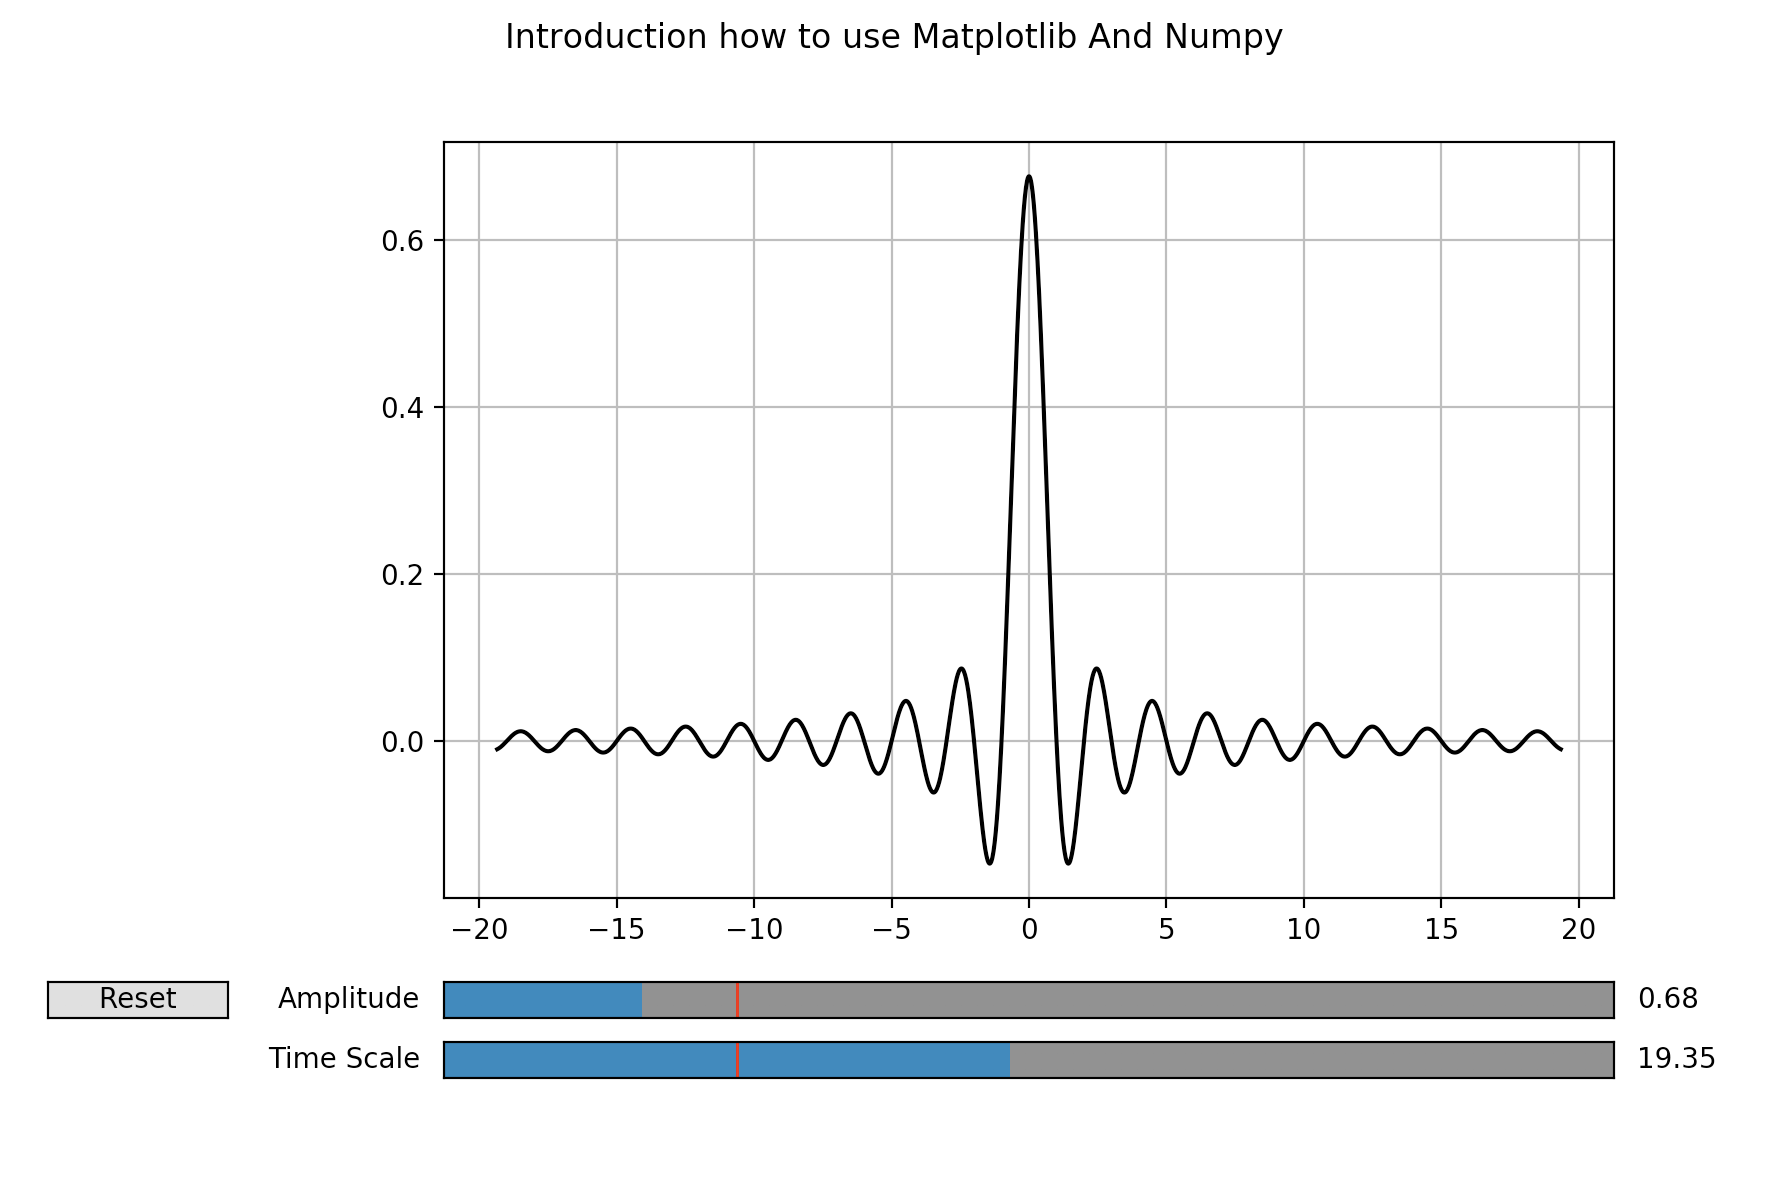

Write the Python code that produced this figure.
# Image Processing - Fall 2017 - IAUD
# Written by Aryan Alikhani
#
# Introduction how to use Matplotlib And Numpy
# visit https://github.com/ary4n/opencv-numpy-tutorials
#

# numpy is a common way to build and manipulate matrix operations in a simples posible way, just as awesome as matlab is.
import numpy as np
# cv library, it is not used here, just for making sure that it has been installed successfully, were gonna use it in future!
import cv2
# matplotlib is also a common library mostly used for visualizing data just like matlab ploting library, powerfull and handy.
from matplotlib import pyplot as plt
# matplotlib widgets library, the amazing Slider that we have used in this example
import matplotlib.widgets as widget



# defining sinc(t) function for testing some matplotlib functionalities.
# ampl parameter is defined as global function and used in sinc(t) function, actually we could do such a thing because we
# are writung in python and python is very high level language which automaticaly free and release memory at runtime,
# so dont be worry about this.
ampl = 1
def sinc(t):
	# t is a sequence array user for interpolating time
	# we used numpy math to create out sinc function! just like this.
	return ampl * (np.sin(np.pi * t) / (np.pi * t))


# now create a time steps array, given this to function as x(input), will interpolate y(output)
time_steps = np.arange(-10.0, 10.0, 0.02)


# make sure that we are running on console
if __name__ == '__main__':
	# create a ploting view first argument is number of rows and second is number of columns, we just need one ploting view so ..
	window, ploting_context = plt.subplots(1, 1, sharey='row', figsize=(9, 6))

	# set some titles
	window.canvas.set_window_title('Figure')
	window.suptitle('Introduction how to use Matplotlib And Numpy')
	# adjust ploting margins
	window.subplots_adjust(left=0.25, bottom=0.25)



	# enable grids
	ploting_context.grid()


	# now that we have created our ploting context, now we could add a plot, the first parameter is a array of numbers which it represents
	# a timing steps, and second argument is going to be out sinc(t) function that get timing steps as input to create our desired output.
	plot1, = ploting_context.plot(time_steps, sinc(time_steps), 'k')


	# so! now that we have ploted our sinc(t) function lets add some cool Sliders to change and manipulate our graph in realtime
	#  >> actualy it's cool to see how matplotlib works in realtime! with this functionality we could have more interaction with our
	# image proccessing proccess in future.


	# now we first create two axes, axes are containers in matplotlib, we use them to put our sliders in every each of them.
	# second slider for amplitude, your gonna like it.
	# and next is reset button ..
	axe_time = window.add_axes([0.25, 0.1, 0.65, 0.03], facecolor='gray')
	axe_ampl = window.add_axes([0.25, 0.15, 0.65, 0.03], facecolor='gray')
	axe_reset = window.add_axes([0.03, 0.15, 0.1, 0.03], facecolor='gray')

	# now the sliders take and axe as input and we tell slider ranges, name
	slider_time = widget.Slider(axe_time, 'Time Scale', 0., 40., 10.)
	slider_ampl = widget.Slider(axe_ampl, 'Amplitude', 0., 4., 1.)

	button_reset = widget.Button(axe_reset, 'Reset', hovercolor='0.9')

	# after every user interaction with slider, this function will get called, we assign it to change event on slider next.
	def on_ampl_changed(val):
		# first load amplitude variable from global context, global things works like this in python
		global ampl, time_steps
		# set the amplitude..
		ampl = val
		# now we have to reset our plot's data

		plot1.set_data(time_steps, sinc(time_steps))

		window.canvas.draw_idle()
		pass

	def on_time_change(val):
		# load time_steps from global just like before
		global time_steps
		# re-intitialize it with new range
		time_steps = np.arange(-val, val, 0.02)
		# reset ..
		plot1.set_data(time_steps, sinc(time_steps))

		# request ploting view to recalculate the max and mins and fit the graph on screen
		ploting_context.relim()
		ploting_context.autoscale_view()
		window.canvas.draw_idle()
		pass

	# reset everything!
	def on_reset_clicked(val):
		global time_steps,ampl
		ampl = 1
		time_steps = np.arange(-10.0, 10.0, 0.02)
		plot1.set_data(time_steps, sinc(time_steps))

		ploting_context.relim()
		ploting_context.autoscale_view()
		window.canvas.draw_idle()
		pass

	# done!!!
	# now lets set these functions to our sliders so when they get changed, update methods get called.
	slider_ampl.on_changed(on_ampl_changed)
	slider_time.on_changed(on_time_change)

	# and for button ...
	button_reset.on_clicked(on_reset_clicked)

	# view every thing
	plt.show()




	# i hope you enjoy this tutorial, and thanks to my teacher vahid khoramshahi.
